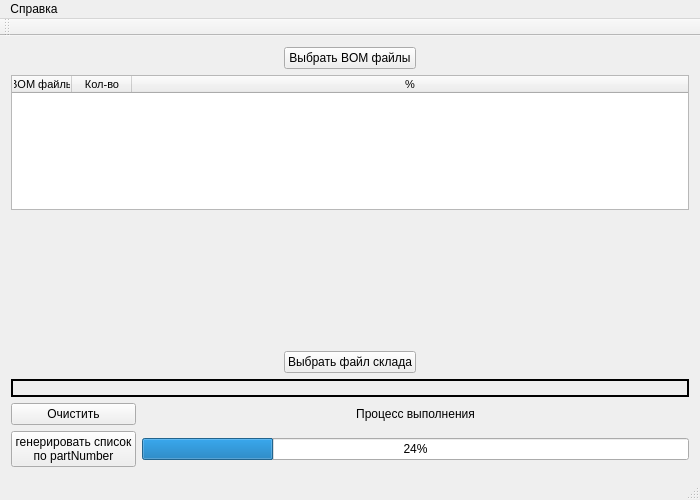
<?xml version="1.0" encoding="UTF-8"?>
<ui version="4.0">
 <class>MainWindow</class>
 <widget class="QMainWindow" name="MainWindow">
  <property name="geometry">
   <rect>
    <x>0</x>
    <y>0</y>
    <width>700</width>
    <height>500</height>
   </rect>
  </property>
  <property name="sizePolicy">
   <sizepolicy hsizetype="Minimum" vsizetype="Fixed">
    <horstretch>0</horstretch>
    <verstretch>0</verstretch>
   </sizepolicy>
  </property>
  <property name="minimumSize">
   <size>
    <width>700</width>
    <height>500</height>
   </size>
  </property>
  <property name="maximumSize">
   <size>
    <width>700</width>
    <height>500</height>
   </size>
  </property>
  <property name="windowTitle">
   <string>Компоненты для закупок v.2.0.0.1 от 27.10.2017</string>
  </property>
  <widget class="QWidget" name="centralWidget">
   <layout class="QGridLayout" name="gridLayout_2">
    <item row="0" column="1">
     <widget class="QPushButton" name="pushButton">
      <property name="enabled">
       <bool>true</bool>
      </property>
      <property name="text">
       <string>Выбрать BOM файлы</string>
      </property>
     </widget>
    </item>
    <item row="0" column="0">
     <spacer name="horizontalSpacer_2">
      <property name="orientation">
       <enum>Qt::Horizontal</enum>
      </property>
      <property name="sizeHint" stdset="0">
       <size>
        <width>135</width>
        <height>20</height>
       </size>
      </property>
     </spacer>
    </item>
    <item row="4" column="0" colspan="3">
     <widget class="QLabel" name="label_2">
      <property name="frameShape">
       <enum>QFrame::WinPanel</enum>
      </property>
      <property name="text">
       <string/>
      </property>
      <property name="alignment">
       <set>Qt::AlignCenter</set>
      </property>
     </widget>
    </item>
    <item row="0" column="2">
     <spacer name="horizontalSpacer">
      <property name="orientation">
       <enum>Qt::Horizontal</enum>
      </property>
      <property name="sizeHint" stdset="0">
       <size>
        <width>135</width>
        <height>20</height>
       </size>
      </property>
     </spacer>
    </item>
    <item row="1" column="0" colspan="3">
     <widget class="QTableWidget" name="tableWidget">
      <property name="sizePolicy">
       <sizepolicy hsizetype="Expanding" vsizetype="Expanding">
        <horstretch>0</horstretch>
        <verstretch>0</verstretch>
       </sizepolicy>
      </property>
      <property name="font">
       <font>
        <pointsize>8</pointsize>
        <stylestrategy>PreferAntialias</stylestrategy>
       </font>
      </property>
      <property name="focusPolicy">
       <enum>Qt::StrongFocus</enum>
      </property>
      <property name="midLineWidth">
       <number>0</number>
      </property>
      <property name="sizeAdjustPolicy">
       <enum>QAbstractScrollArea::AdjustToContents</enum>
      </property>
      <property name="autoScroll">
       <bool>false</bool>
      </property>
      <property name="verticalScrollMode">
       <enum>QAbstractItemView::ScrollPerItem</enum>
      </property>
      <property name="rowCount">
       <number>0</number>
      </property>
      <property name="columnCount">
       <number>3</number>
      </property>
      <attribute name="horizontalHeaderVisible">
       <bool>true</bool>
      </attribute>
      <attribute name="horizontalHeaderDefaultSectionSize">
       <number>60</number>
      </attribute>
      <attribute name="horizontalHeaderMinimumSectionSize">
       <number>60</number>
      </attribute>
      <attribute name="horizontalHeaderStretchLastSection">
       <bool>true</bool>
      </attribute>
      <attribute name="verticalHeaderVisible">
       <bool>false</bool>
      </attribute>
      <attribute name="verticalHeaderMinimumSectionSize">
       <number>50</number>
      </attribute>
      <attribute name="verticalHeaderStretchLastSection">
       <bool>true</bool>
      </attribute>
      <column>
       <property name="text">
        <string>BOM файлы</string>
       </property>
      </column>
      <column>
       <property name="text">
        <string>Кол-во</string>
       </property>
      </column>
      <column>
       <property name="text">
        <string>%</string>
       </property>
      </column>
     </widget>
    </item>
    <item row="5" column="0" colspan="3">
     <layout class="QGridLayout" name="gridLayout">
      <item row="0" column="0">
       <widget class="QPushButton" name="pushButton_4">
        <property name="text">
         <string>Очистить</string>
        </property>
       </widget>
      </item>
      <item row="0" column="1">
       <widget class="QLabel" name="label">
        <property name="text">
         <string>Процесс выполнения</string>
        </property>
        <property name="alignment">
         <set>Qt::AlignCenter</set>
        </property>
       </widget>
      </item>
      <item row="1" column="0">
       <widget class="QPushButton" name="pushButton_3">
        <property name="text">
         <string>генерировать список
по partNumber</string>
        </property>
       </widget>
      </item>
      <item row="1" column="1">
       <widget class="QProgressBar" name="progressBar">
        <property name="value">
         <number>24</number>
        </property>
       </widget>
      </item>
     </layout>
    </item>
    <item row="3" column="0">
     <spacer name="horizontalSpacer_3">
      <property name="orientation">
       <enum>Qt::Horizontal</enum>
      </property>
      <property name="sizeHint" stdset="0">
       <size>
        <width>135</width>
        <height>20</height>
       </size>
      </property>
     </spacer>
    </item>
    <item row="3" column="1">
     <widget class="QPushButton" name="pushButton_2">
      <property name="text">
       <string>Выбрать файл склада</string>
      </property>
     </widget>
    </item>
    <item row="3" column="2">
     <spacer name="horizontalSpacer_4">
      <property name="orientation">
       <enum>Qt::Horizontal</enum>
      </property>
      <property name="sizeHint" stdset="0">
       <size>
        <width>135</width>
        <height>20</height>
       </size>
      </property>
     </spacer>
    </item>
    <item row="2" column="1">
     <spacer name="verticalSpacer">
      <property name="orientation">
       <enum>Qt::Vertical</enum>
      </property>
      <property name="sizeHint" stdset="0">
       <size>
        <width>20</width>
        <height>40</height>
       </size>
      </property>
     </spacer>
    </item>
   </layout>
  </widget>
  <widget class="QMenuBar" name="menuBar">
   <property name="geometry">
    <rect>
     <x>0</x>
     <y>0</y>
     <width>700</width>
     <height>26</height>
    </rect>
   </property>
   <widget class="QMenu" name="menu">
    <property name="title">
     <string>Справка</string>
    </property>
    <addaction name="actionv1_0"/>
    <addaction name="action"/>
   </widget>
   <addaction name="menu"/>
  </widget>
  <widget class="QToolBar" name="mainToolBar">
   <attribute name="toolBarArea">
    <enum>TopToolBarArea</enum>
   </attribute>
   <attribute name="toolBarBreak">
    <bool>false</bool>
   </attribute>
  </widget>
  <widget class="QStatusBar" name="statusBar"/>
  <action name="actionv1_0">
   <property name="enabled">
    <bool>false</bool>
   </property>
   <property name="text">
    <string>v2.0.0.0</string>
   </property>
  </action>
  <action name="action">
   <property name="text">
    <string>Описание</string>
   </property>
  </action>
 </widget>
 <layoutdefault spacing="6" margin="11"/>
 <resources/>
 <connections/>
</ui>
